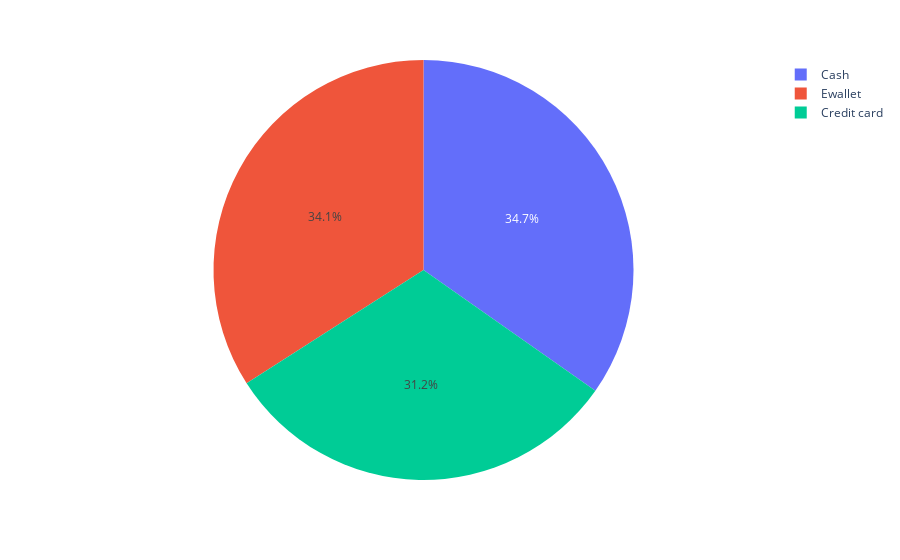

Write notebook code for a chart like this one.
### Code cell
#Checking the most used payment and its total price
fig = px.pie(df, values='Total', names='Payment')
fig.show()

### Figure 1 — Plotly figure (JSON) as saved in the notebook; plotly's stock layout.template omitted (floating-point values rounded to 4 significant figures; data arrays with more than 128 entries replaced by an {"elided": "..."} marker saying what was removed)
{"data": [{"domain": {"x": [0, 1], "y": [0, 1]}, "hovertemplate": "Payment=%{label}<br>Total=%{value}<extra></extra>", "labels": {"elided": "1000 str values"}, "legendgroup": "", "name": "", "showlegend": true, "type": "pie", "values": {"elided": "1000 float values"}}], "layout": {"legend": {"tracegroupgap": 0}, "margin": {"t": 60}}}
